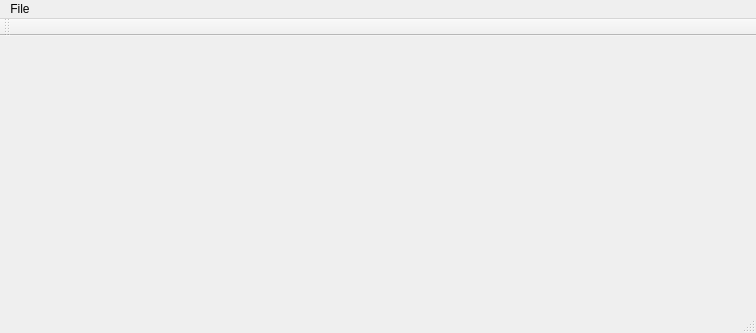
<?xml version="1.0" encoding="UTF-8"?>
<ui version="4.0">
 <class>MainWindow</class>
 <widget class="QMainWindow" name="MainWindow">
  <property name="geometry">
   <rect>
    <x>0</x>
    <y>0</y>
    <width>756</width>
    <height>333</height>
   </rect>
  </property>
  <property name="windowTitle">
   <string>MainWindow</string>
  </property>
  <widget class="CGLWidget" name="centralWidget"/>
  <widget class="QMenuBar" name="menuBar">
   <property name="geometry">
    <rect>
     <x>0</x>
     <y>0</y>
     <width>756</width>
     <height>21</height>
    </rect>
   </property>
   <widget class="QMenu" name="menuFile">
    <property name="title">
     <string>File</string>
    </property>
    <addaction name="actionOpen"/>
   </widget>
   <addaction name="menuFile"/>
  </widget>
  <widget class="QToolBar" name="mainToolBar">
   <attribute name="toolBarArea">
    <enum>TopToolBarArea</enum>
   </attribute>
   <attribute name="toolBarBreak">
    <bool>false</bool>
   </attribute>
  </widget>
  <widget class="QStatusBar" name="statusBar"/>
  <action name="actionOpen">
   <property name="text">
    <string>Open</string>
   </property>
  </action>
 </widget>
 <layoutdefault spacing="6" margin="11"/>
 <customwidgets>
  <customwidget>
   <class>CGLWidget</class>
   <extends>QWidget</extends>
   <header>cglwidget.h</header>
   <container>1</container>
  </customwidget>
 </customwidgets>
 <resources/>
 <connections/>
</ui>
